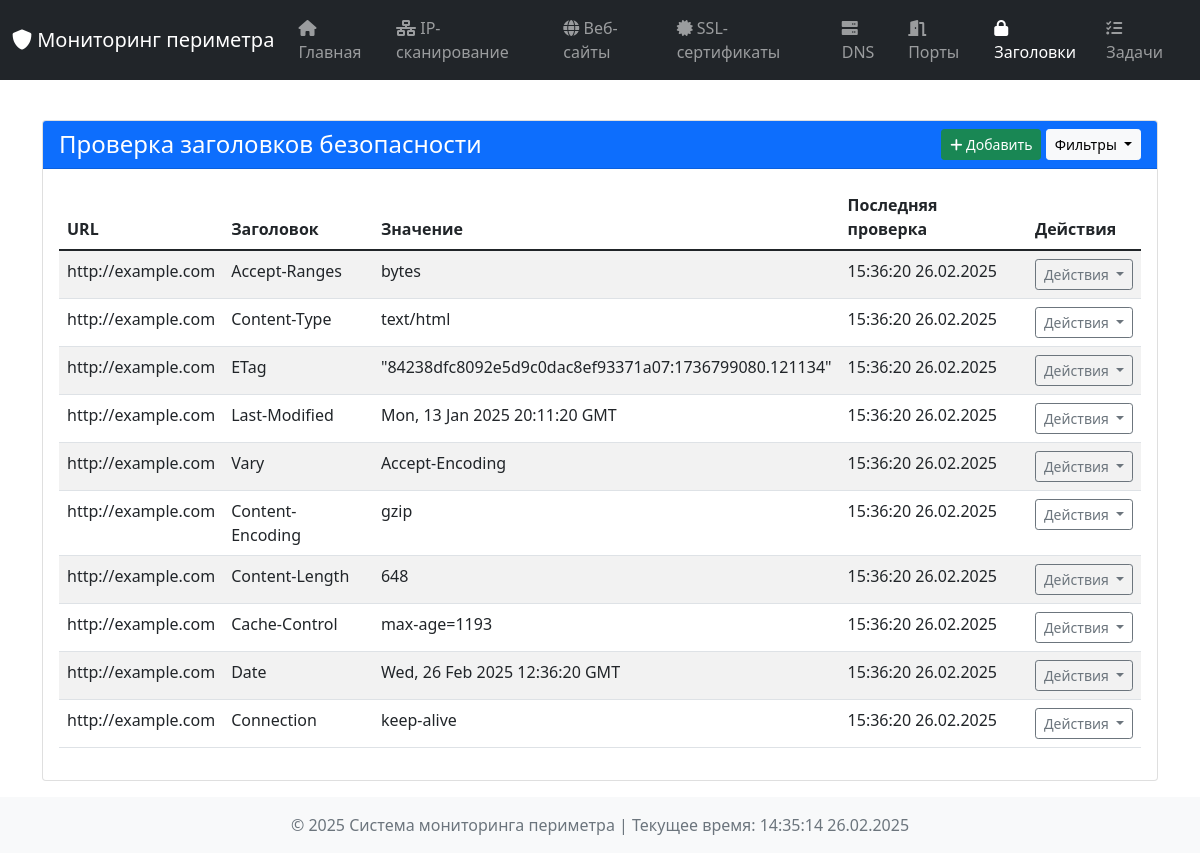
/security-headers, run on an earlier commit of the app's database.
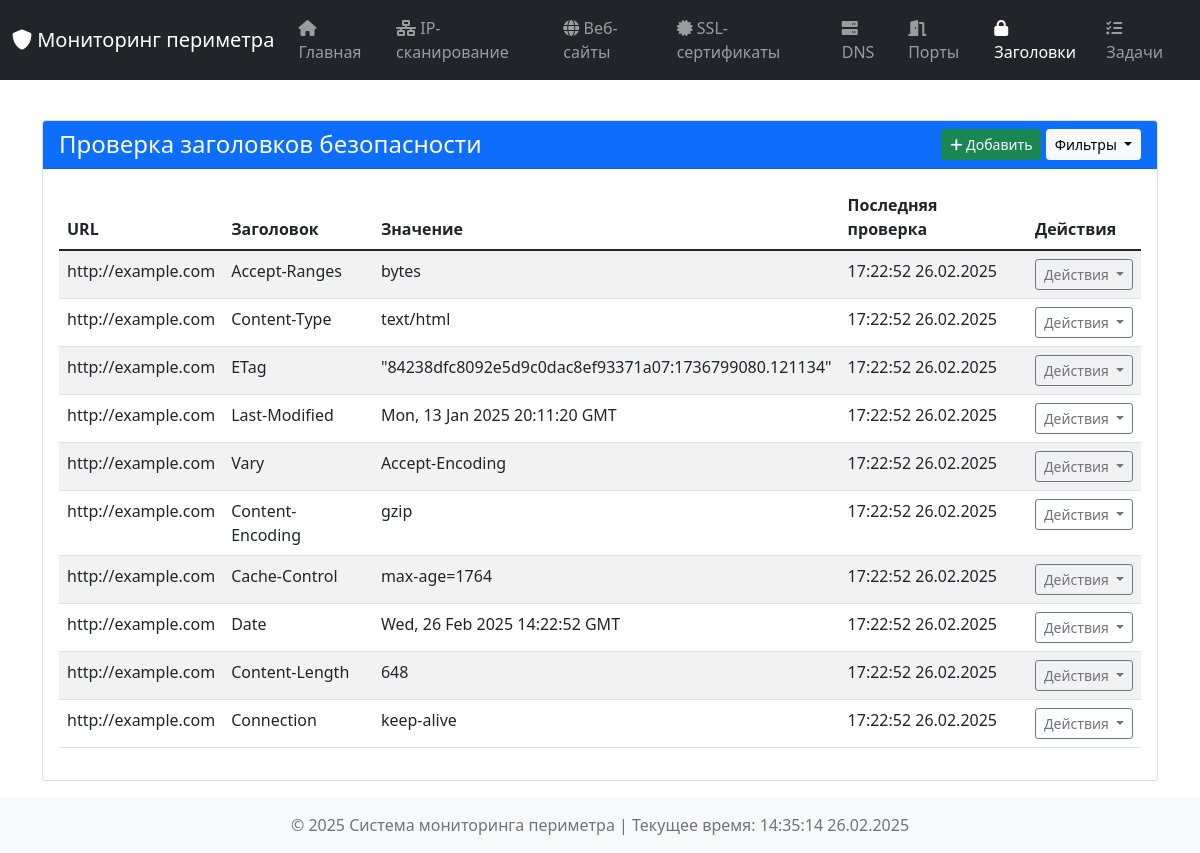
And on a later commit of the database.
### tables this page shows
CREATE TABLE security_headers (
            id INTEGER PRIMARY KEY AUTOINCREMENT,
            url TEXT,
            header_name TEXT,
            header_value TEXT,
            check_time TEXT,
            UNIQUE(url, header_name)
        );

### dashboard/app.py (the view, shortened to what this page needs)
@app.route('/security-headers', methods=['GET', 'POST'])
def security_headers():
    status_filter = request.args.get('status')
    results = db_manager.get_all_records('security_headers')
    return render_template('security_headers.html', results=results, current_time=datetime.now())

### dashboard/templates/security_headers.html (shortened to what this page needs)
{% extends "base.html" %}
{% block content %}
<div class="container mt-4">
    <div class="card">
        <div class="card-header bg-primary text-white d-flex justify-content-between align-items-center">
            <h4 class="mb-0">Проверка заголовков безопасности</h4>
            <div>
                <button class="btn btn-success btn-sm" data-bs-toggle="modal" data-bs-target="#addHeadersModal">
                    <i class="fas fa-plus"></i> Добавить
                </button>
                <button class="btn btn-light btn-sm dropdown-toggle" type="button" id="filterDropdown" data-bs-toggle="dropdown" aria-expanded="false">
                    Фильтры
                </button>
            </div>
        </div>
        <div class="card-body">
            {% if results %}
                <div class="table-responsive">
                    <table class="table table-hover table-striped">
                        <thead class="thead-dark">
                            <tr>
                                <th>URL</th>
                                <th>Заголовок</th>
                                <th>Значение</th>
                                <th>Последняя проверка</th>
                                <th>Действия</th>
                            </tr>
                        </thead>
                        <tbody>
                            {% for result in results %}
                            <tr>
                                <td>{{ result.url }}</td>
                                <td>{{ result.header_name or 'N/A' }}</td>
                                <td>{{ result.header_value or 'N/A' }}</td>
                                <td>{{ result.check_time.strftime('%H:%M:%S %d.%m.%Y') if result.check_time else 'N/A' }}</td>
                                <td>
                                    <div class="dropdown">
                                        <button class="btn btn-outline-secondary btn-sm dropdown-toggle" type="button" data-bs-toggle="dropdown" aria-expanded="false">
                                            Действия
                                        </button>
                                    </div>
                                </td>
                            </tr>
                            {% endfor %}
                        </tbody>
                    </table>
                </div>
            {% else %}
                <div class="alert alert-info text-center">
                    Заголовков безопасности не найдено
                </div>
            {% endif %}
        </div>
    </div>
</div>
{% endblock %}

What changed in the data, as far as the page shows it:
removed security_headers: url "http://example.com", header_name "Accept-Ranges", header_value "bytes", check_time "15:36:20 26.02.2025"
removed security_headers: url "http://example.com", header_name "Content-Type", header_value "text/html", check_time "15:36:20 26.02.2025"
removed security_headers: url "http://example.com", header_name "ETag", header_value "\"84238dfc8092e5d9c0dac8ef93371a07:1736799080.121134\"", check_time "15:36:20 26.02.2025"
removed security_headers: url "http://example.com", header_name "Last-Modified", header_value "Mon, 13 Jan 2025 20:11:20 GMT", check_time "15:36:20 26.02.2025"
removed security_headers: url "http://example.com", header_name "Vary", header_value "Accept-Encoding", check_time "15:36:20 26.02.2025"
removed security_headers: url "http://example.com", header_name "Content-Encoding", header_value "gzip", check_time "15:36:20 26.02.2025"
removed security_headers: url "http://example.com", header_name "Content-Length", header_value "648", check_time "15:36:20 26.02.2025"
removed security_headers: url "http://example.com", header_name "Cache-Control", header_value "max-age=1193", check_time "15:36:20 26.02.2025"
removed security_headers: url "http://example.com", header_name "Date", header_value "Wed, 26 Feb 2025 12:36:20 GMT", check_time "15:36:20 26.02.2025"
removed security_headers: url "http://example.com", header_name "Connection", header_value "keep-alive", check_time "15:36:20 26.02.2025"
added security_headers: url "http://example.com", header_name "Accept-Ranges", header_value "bytes", check_time "17:22:52 26.02.2025"
added security_headers: url "http://example.com", header_name "Content-Type", header_value "text/html", check_time "17:22:52 26.02.2025"
added security_headers: url "http://example.com", header_name "ETag", header_value "\"84238dfc8092e5d9c0dac8ef93371a07:1736799080.121134\"", check_time "17:22:52 26.02.2025"
added security_headers: url "http://example.com", header_name "Last-Modified", header_value "Mon, 13 Jan 2025 20:11:20 GMT", check_time "17:22:52 26.02.2025"
added security_headers: url "http://example.com", header_name "Vary", header_value "Accept-Encoding", check_time "17:22:52 26.02.2025"
added security_headers: url "http://example.com", header_name "Content-Encoding", header_value "gzip", check_time "17:22:52 26.02.2025"
added security_headers: url "http://example.com", header_name "Cache-Control", header_value "max-age=1764", check_time "17:22:52 26.02.2025"
added security_headers: url "http://example.com", header_name "Date", header_value "Wed, 26 Feb 2025 14:22:52 GMT", check_time "17:22:52 26.02.2025"
added security_headers: url "http://example.com", header_name "Content-Length", header_value "648", check_time "17:22:52 26.02.2025"
added security_headers: url "http://example.com", header_name "Connection", header_value "keep-alive", check_time "17:22:52 26.02.2025"
